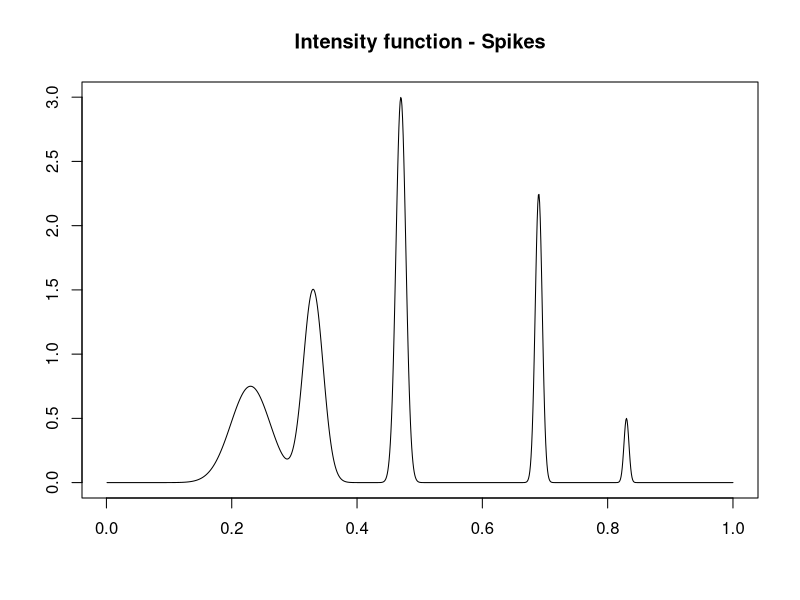
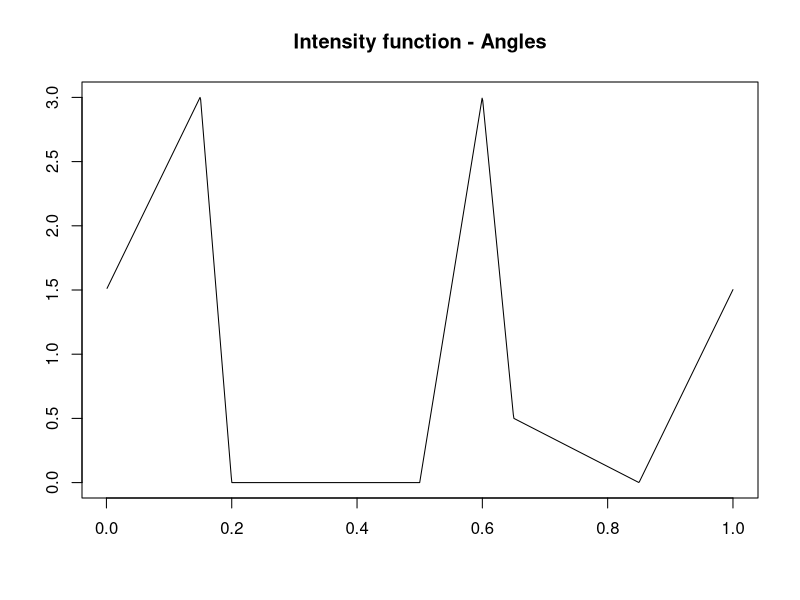
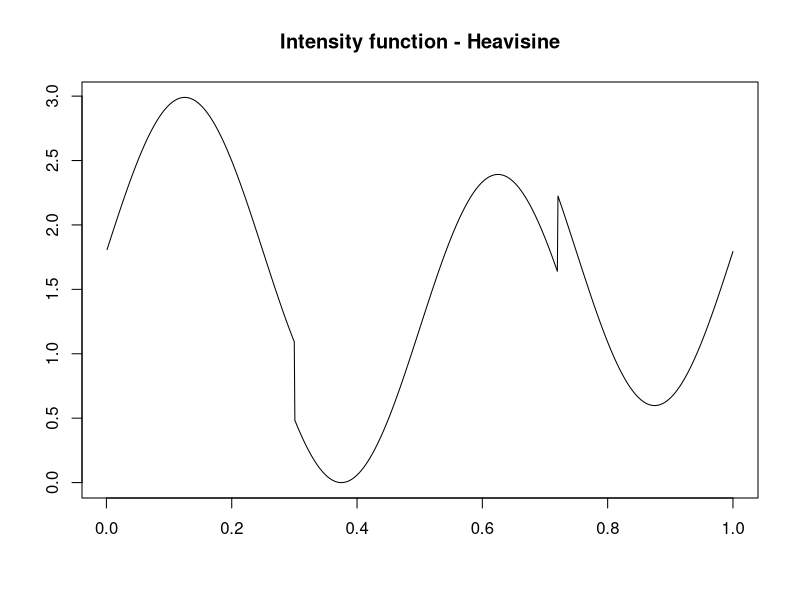
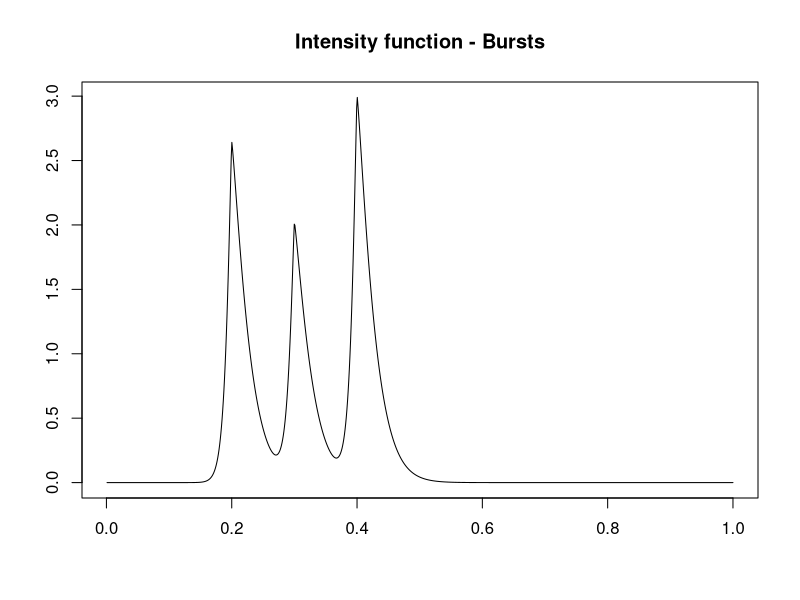
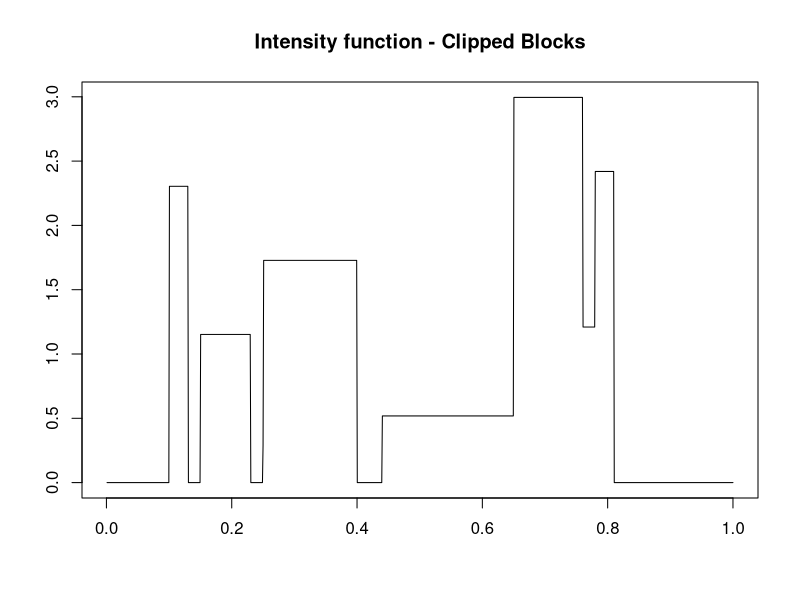
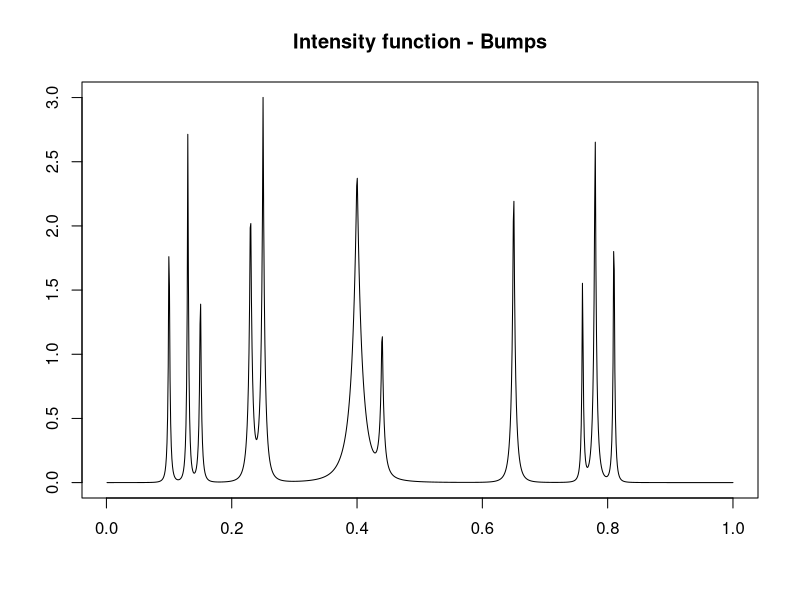

These charts were generated, in order, by the following R code:

# Functions for Poisson simulations
n = 1024
t = 1:n/n

spike.f = function(x) (0.75 * exp(-500 * (x - 0.23)^2) + 1.5 * exp(-2000 * (x - 0.33)^2) + 3 * exp(-8000 * (x - 0.47)^2) + 
                         2.25 * exp(-16000 * (x - 0.69)^2) + 0.5 * exp(-32000 * (x - 0.83)^2))
mu.s = spike.f(t)

dop.f = function(x) sqrt(x * (1 - x)) * sin((2 * pi * 1.05)/(x + 0.05))
mu.ang = dop.f(t)

sig = ((2 * t + 0.5) * (t <= 0.15)) + ((-12 * (t - 0.15) + 0.8) * (t > 0.15 & t <= 0.2)) + 0.2 * (t > 0.2 & t <= 0.5) + 
  ((6 * (t - 0.5) + 0.2) * (t > 0.5 & t <= 0.6)) + ((-10 * (t - 0.6) + 0.8) * (t > 0.6 & t <= 0.65)) + ((-0.5 * (t - 
                                                                                                                   0.65) + 0.3) * (t > 0.65 & t <= 0.85)) + ((2 * (t - 0.85) + 0.2) * (t > 0.85))
mu.ang = 3/5 * ((5/(max(sig) - min(sig))) * sig - 1.6) - 0.0419569


heavi = 4 * sin(4 * pi * t) - sign(t - 0.3) - sign(0.72 - t)
mu.hs = heavi/sqrt(var(heavi)) * 1 * 2.99/3.366185
mu.hs = mu.hs - min(mu.hs)

I_1 = exp(-(abs(t - 0.2)/0.01)^1.2) * (t <= 0.2) + exp(-(abs(t - 0.2)/0.03)^1.2) * (t > 0.2)
I_2 = exp(-(abs(t - 0.3)/0.01)^1.2) * (t <= 0.3) + exp(-(abs(t - 0.3)/0.03)^1.2) * (t > 0.3)
I_3 = exp(-(abs(t - 0.4)/0.01)^1.2) * (t <= 0.4) + exp(-(abs(t - 0.4)/0.03)^1.2) * (t > 0.4)
mu.bur = 2.99/4.51804 * (4 * I_1 + 3 * I_2 + 4.5 * I_3)


pos = c(0.1, 0.13, 0.15, 0.23, 0.25, 0.4, 0.44, 0.65, 0.76, 0.78, 0.81)
hgt = 2.88/5 * c(4, (-5), 3, (-4), 5, (-4.2), 2.1, 4.3, (-3.1), 2.1, (-4.2))
mu.cb = rep(0, n)
for (j in 1:length(pos)) {
  mu.cb = mu.cb + (1 + sign(t - pos[j])) * (hgt[j]/2)
}
mu.cb[mu.cb < 0] = 0

pos = c(0.1, 0.13, 0.15, 0.23, 0.25, 0.4, 0.44, 0.65, 0.76, 0.78, 0.81)
hgt = 2.97/5 * c(4, 5, 3, 4, 5, 4.2, 2.1, 4.3, 3.1, 5.1, 4.2)
wth = c(0.005, 0.005, 0.006, 0.01, 0.01, 0.03, 0.01, 0.01, 0.005, 0.008, 0.005)
mu.b = rep(0, n)
for (j in 1:length(pos)) {
  mu.b = mu.b + hgt[j]/((1 + (abs(t - pos[j])/wth[j]))^4)
}


pdf("paper/supplementary/pois_sp.pdf", width = 6, height = 4)
plot(t, mu.s, xlab = "", ylab = "", type = "l", main = "Intensity function - Spikes")
dev.off()

pdf("paper/supplementary/pois_ang.pdf", width = 6, height = 4)
plot(t, mu.ang, xlab = "", ylab = "", type = "l", main = "Intensity function - Angles")
dev.off()

pdf("paper/supplementary/pois_hs.pdf", width = 6, height = 4)
plot(t, mu.hs, xlab = "", ylab = "", type = "l", main = "Intensity function - Heavisine")
dev.off()

pdf("paper/supplementary/pois_bur.pdf", width = 6, height = 4)
plot(t, mu.bur, xlab = "", ylab = "", type = "l", main = "Intensity function - Bursts")
dev.off()

pdf("paper/supplementary/pois_cblk.pdf", width = 6, height = 4)
plot(t, mu.cb, xlab = "", ylab = "", type = "l", main = "Intensity function - Clipped Blocks")
dev.off()

pdf("paper/supplementary/pois_bump.pdf", width = 6, height = 4)
plot(t, mu.b, xlab = "", ylab = "", type = "l", main = "Intensity function - Bumps")
dev.off() 
